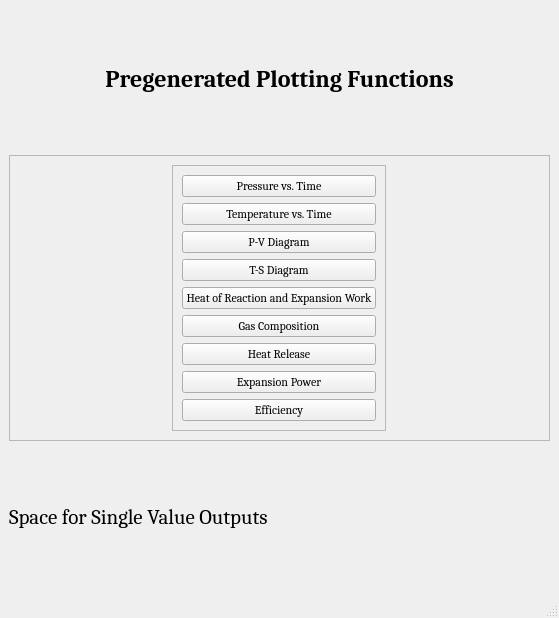
<?xml version="1.0" encoding="UTF-8"?>
<ui version="4.0">
 <class>PregenPlotsWindow</class>
 <widget class="QMainWindow" name="PregenPlotsWindow">
  <property name="geometry">
   <rect>
    <x>0</x>
    <y>0</y>
    <width>559</width>
    <height>618</height>
   </rect>
  </property>
  <property name="sizePolicy">
   <sizepolicy hsizetype="Minimum" vsizetype="Minimum">
    <horstretch>0</horstretch>
    <verstretch>0</verstretch>
   </sizepolicy>
  </property>
  <property name="windowTitle">
   <string>MainWindow</string>
  </property>
  <widget class="QWidget" name="centralwidget">
   <layout class="QVBoxLayout" name="verticalLayout_2">
    <item>
     <widget class="QLabel" name="label">
      <property name="font">
       <font>
        <family>Cambria</family>
        <pointsize>18</pointsize>
        <weight>75</weight>
        <bold>true</bold>
       </font>
      </property>
      <property name="text">
       <string>Pregenerated Plotting Functions</string>
      </property>
      <property name="alignment">
       <set>Qt::AlignCenter</set>
      </property>
     </widget>
    </item>
    <item>
     <widget class="QFrame" name="frame_2">
      <property name="frameShape">
       <enum>QFrame::StyledPanel</enum>
      </property>
      <property name="frameShadow">
       <enum>QFrame::Raised</enum>
      </property>
      <layout class="QHBoxLayout" name="horizontalLayout">
       <item>
        <widget class="QFrame" name="frame">
         <property name="sizePolicy">
          <sizepolicy hsizetype="Fixed" vsizetype="Preferred">
           <horstretch>0</horstretch>
           <verstretch>0</verstretch>
          </sizepolicy>
         </property>
         <property name="frameShape">
          <enum>QFrame::StyledPanel</enum>
         </property>
         <property name="frameShadow">
          <enum>QFrame::Raised</enum>
         </property>
         <layout class="QVBoxLayout" name="verticalLayout">
          <item>
           <widget class="QPushButton" name="pushButton">
            <property name="font">
             <font>
              <family>Cambria</family>
              <pointsize>9</pointsize>
             </font>
            </property>
            <property name="text">
             <string>Pressure vs. Time</string>
            </property>
           </widget>
          </item>
          <item>
           <widget class="QPushButton" name="pushButton_2">
            <property name="font">
             <font>
              <family>Cambria</family>
              <pointsize>9</pointsize>
             </font>
            </property>
            <property name="text">
             <string>Temperature vs. Time</string>
            </property>
           </widget>
          </item>
          <item>
           <widget class="QPushButton" name="pushButton_3">
            <property name="font">
             <font>
              <family>Cambria</family>
              <pointsize>9</pointsize>
             </font>
            </property>
            <property name="text">
             <string>P-V Diagram</string>
            </property>
           </widget>
          </item>
          <item>
           <widget class="QPushButton" name="pushButton_4">
            <property name="font">
             <font>
              <family>Cambria</family>
              <pointsize>9</pointsize>
             </font>
            </property>
            <property name="text">
             <string>T-S Diagram</string>
            </property>
           </widget>
          </item>
          <item>
           <widget class="QPushButton" name="pushButton_5">
            <property name="font">
             <font>
              <family>Cambria</family>
              <pointsize>9</pointsize>
             </font>
            </property>
            <property name="text">
             <string>Heat of Reaction and Expansion Work</string>
            </property>
           </widget>
          </item>
          <item>
           <widget class="QPushButton" name="pushButton_6">
            <property name="font">
             <font>
              <family>Cambria</family>
              <pointsize>9</pointsize>
             </font>
            </property>
            <property name="text">
             <string>Gas Composition</string>
            </property>
           </widget>
          </item>
          <item>
           <widget class="QPushButton" name="pushButton_7">
            <property name="font">
             <font>
              <family>Cambria</family>
              <pointsize>9</pointsize>
             </font>
            </property>
            <property name="text">
             <string>Heat Release</string>
            </property>
           </widget>
          </item>
          <item>
           <widget class="QPushButton" name="pushButton_8">
            <property name="font">
             <font>
              <family>Cambria</family>
              <pointsize>9</pointsize>
             </font>
            </property>
            <property name="text">
             <string>Expansion Power</string>
            </property>
           </widget>
          </item>
          <item>
           <widget class="QPushButton" name="pushButton_9">
            <property name="font">
             <font>
              <family>Cambria</family>
              <pointsize>9</pointsize>
             </font>
            </property>
            <property name="text">
             <string>Efficiency</string>
            </property>
           </widget>
          </item>
         </layout>
        </widget>
       </item>
      </layout>
     </widget>
    </item>
    <item>
     <widget class="QLabel" name="svalueoutput">
      <property name="font">
       <font>
        <family>Cambria</family>
        <pointsize>16</pointsize>
       </font>
      </property>
      <property name="text">
       <string>Space for Single Value Outputs</string>
      </property>
     </widget>
    </item>
   </layout>
  </widget>
  <widget class="QMenuBar" name="menubar">
   <property name="geometry">
    <rect>
     <x>0</x>
     <y>0</y>
     <width>559</width>
     <height>31</height>
    </rect>
   </property>
  </widget>
  <widget class="QStatusBar" name="statusbar"/>
 </widget>
 <resources/>
 <connections>
  <connection>
   <sender>pushButton</sender>
   <signal>clicked()</signal>
   <receiver>PregenPlotsWindow</receiver>
   <slot>plot_ca_pressure()</slot>
   <hints>
    <hint type="sourcelabel">
     <x>207</x>
     <y>140</y>
    </hint>
    <hint type="destinationlabel">
     <x>141</x>
     <y>35</y>
    </hint>
   </hints>
  </connection>
  <connection>
   <sender>pushButton_2</sender>
   <signal>clicked()</signal>
   <receiver>PregenPlotsWindow</receiver>
   <slot>plot_ca_temp()</slot>
   <hints>
    <hint type="sourcelabel">
     <x>237</x>
     <y>199</y>
    </hint>
    <hint type="destinationlabel">
     <x>253</x>
     <y>37</y>
    </hint>
   </hints>
  </connection>
  <connection>
   <sender>pushButton_3</sender>
   <signal>clicked()</signal>
   <receiver>PregenPlotsWindow</receiver>
   <slot>plot_pv_diagram()</slot>
   <hints>
    <hint type="sourcelabel">
     <x>322</x>
     <y>230</y>
    </hint>
    <hint type="destinationlabel">
     <x>395</x>
     <y>36</y>
    </hint>
   </hints>
  </connection>
  <connection>
   <sender>pushButton_4</sender>
   <signal>clicked()</signal>
   <receiver>PregenPlotsWindow</receiver>
   <slot>plot_ts_diagram()</slot>
   <hints>
    <hint type="sourcelabel">
     <x>284</x>
     <y>273</y>
    </hint>
    <hint type="destinationlabel">
     <x>529</x>
     <y>37</y>
    </hint>
   </hints>
  </connection>
  <connection>
   <sender>pushButton_5</sender>
   <signal>clicked()</signal>
   <receiver>PregenPlotsWindow</receiver>
   <slot>plot_QW()</slot>
   <hints>
    <hint type="sourcelabel">
     <x>301</x>
     <y>311</y>
    </hint>
    <hint type="destinationlabel">
     <x>7</x>
     <y>103</y>
    </hint>
   </hints>
  </connection>
  <connection>
   <sender>pushButton_6</sender>
   <signal>clicked()</signal>
   <receiver>PregenPlotsWindow</receiver>
   <slot>plot_gas_composition()</slot>
   <hints>
    <hint type="sourcelabel">
     <x>325</x>
     <y>361</y>
    </hint>
    <hint type="destinationlabel">
     <x>553</x>
     <y>93</y>
    </hint>
   </hints>
  </connection>
  <connection>
   <sender>pushButton_7</sender>
   <signal>clicked()</signal>
   <receiver>PregenPlotsWindow</receiver>
   <slot>heat_release()</slot>
   <hints>
    <hint type="sourcelabel">
     <x>247</x>
     <y>400</y>
    </hint>
    <hint type="destinationlabel">
     <x>550</x>
     <y>617</y>
    </hint>
   </hints>
  </connection>
  <connection>
   <sender>pushButton_8</sender>
   <signal>clicked()</signal>
   <receiver>PregenPlotsWindow</receiver>
   <slot>expansion_power()</slot>
   <hints>
    <hint type="sourcelabel">
     <x>310</x>
     <y>443</y>
    </hint>
    <hint type="destinationlabel">
     <x>552</x>
     <y>591</y>
    </hint>
   </hints>
  </connection>
  <connection>
   <sender>pushButton_9</sender>
   <signal>clicked()</signal>
   <receiver>PregenPlotsWindow</receiver>
   <slot>efficiency()</slot>
   <hints>
    <hint type="sourcelabel">
     <x>205</x>
     <y>496</y>
    </hint>
    <hint type="destinationlabel">
     <x>27</x>
     <y>35</y>
    </hint>
   </hints>
  </connection>
 </connections>
 <slots>
  <slot>plot_ca_pressure()</slot>
  <slot>plot_ca_temp()</slot>
  <slot>plot_pv_diagram()</slot>
  <slot>plot_ts_diagram()</slot>
  <slot>plot_QW()</slot>
  <slot>plot_gas_composition()</slot>
  <slot>heat_release()</slot>
  <slot>expansion_power()</slot>
  <slot>efficiency()</slot>
 </slots>
</ui>
